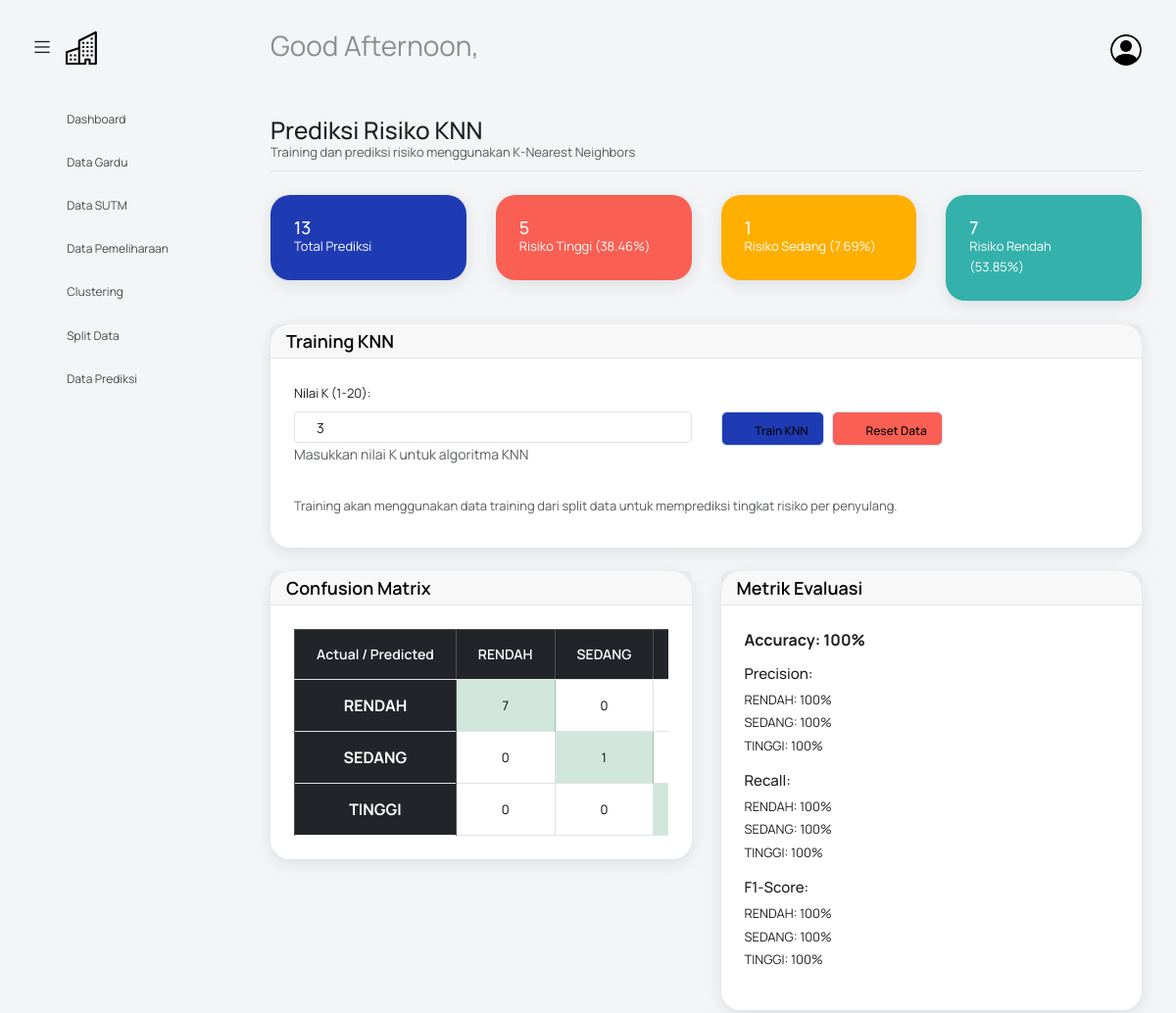
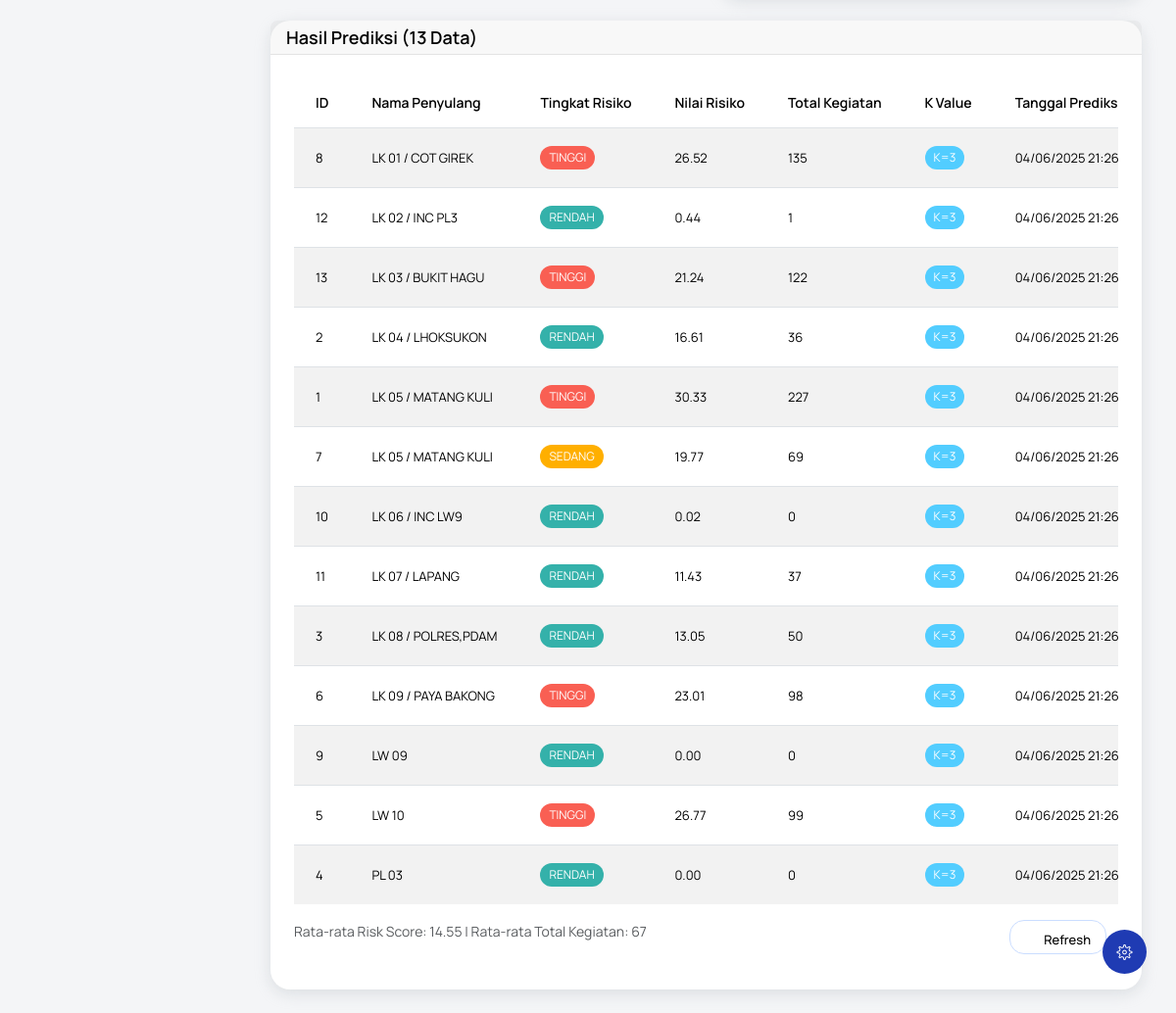
The app's page /view/prediksi/index.php with its own data (2 pictures, top to bottom).
### tables this page shows
CREATE TABLE `hasil_prediksi_risiko` (
  `id_prediksi` int NOT NULL,
  `nama_penyulang` varchar(100) NOT NULL,
  `tingkat_risiko` varchar(10) NOT NULL,
  `nilai_risiko` decimal(10,2) NOT NULL,
  `tanggal_prediksi` datetime DEFAULT CURRENT_TIMESTAMP,
  `total_kegiatan` int DEFAULT '0',
  `k_value` int DEFAULT '3'
);

### view/prediksi/index.php (the view, shortened to what the rows shown need)
<?php
require_once 'model/PrediksiModel.php';
$message = '';
try {
    $prediksiModel = new PrediksiModel();
    $prediksiData = $prediksiModel->getPrediksiData();
    $confusionMatrix = $prediksiModel->getConfusionMatrix();
} catch (Exception $e) {
    $statistics = [
        'total_prediksi' => 0,
        'tinggi_count' => 0,
        'sedang_count' => 0,
        'rendah_count' => 0,
        'tinggi_percentage' => 0,
        'sedang_percentage' => 0,
        'rendah_percentage' => 0,
        'avg_risk_score' => 0,
        'avg_total_kegiatan' => 0,
        'last_k_value' => 3
    ];
    $prediksiData = [];
    $confusionMatrix = ['matrix' => [], 'accuracy' => 0];
    if (empty($message)) {
        $message = 'Error loading data: ' . $e->getMessage();
        $messageType = 'error';
    }
}
include('view/template/header.php');
?>
<body class="with-welcome-text">
    <div class="container-scroller">
        <?php include 'view/template/navbar.php'; ?>
        <div class="container-fluid page-body-wrapper">
            <div class="main-panel">
                <div class="content-wrapper">
                    <div class="row">
                        <div class="col-sm-12">
                            <div class="home-tab">
                                <?php if (!empty($confusionMatrix['matrix'])): ?>
                                <div class="row mb-4">
                                    <div class="col-md-6">
                                        <div class="card">
                                            <div class="card-body">
                                                <div class="table-responsive">
                                                    <table class="table table-bordered text-center">
                                                        <thead class="table-dark">
                                                            <tr>
                                                                <th>Actual / Predicted</th>
                                                                <?php foreach ($confusionMatrix['classes'] as $class): ?>
                                                                    <th><?php echo $class; ?></th>
                                                                <?php endforeach; ?>
                                                            </tr>
                                                        </thead>
                                                        <tbody>
                                                            <?php foreach ($confusionMatrix['classes'] as $actualClass): ?>
                                                                <tr>
                                                                    <th class="table-dark"><?php echo $actualClass; ?></th>
                                                                </tr>
                                                            <?php endforeach; ?>
                                                        </tbody>
                                                    </table>
                                                </div>
                                            </div>
                                        </div>
                                    </div>
                                </div>
                                <?php endif; ?>
                                <div class="row">
                                    <div class="col-md-12">
                                        <div class="card">
                                            <div class="card-body">
                                                <div class="table-responsive">
                                                    <table class="table table-striped">
                                                        <thead>
                                                            <tr>
                                                                <th>ID</th>
                                                                <th>Nama Penyulang</th>
                                                                <th>Tingkat Risiko</th>
                                                                <th>Nilai Risiko</th>
                                                                <th>Total Kegiatan</th>
                                                                <th>K Value</th>
                                                                <th>Tanggal Prediksi</th>
                                                            </tr>
                                                        </thead>
                                                        <tbody>
                                                            <?php if (!empty($prediksiData)): ?>
                                                                <?php foreach ($prediksiData as $row): ?>
                                                                    <tr>
                                                                        <td><?php echo htmlspecialchars($row['id_prediksi']); ?></td>
                                                                        <td><?php echo htmlspecialchars($row['nama_penyulang']); ?></td>
                                                                        <td>
                                                                            <?php
                                                                            $badgeClass = '';
                                                                            switch (strtolower($row['tingkat_risiko'])) {
                                                                                case 'tinggi':
                                                                                    $badgeClass = 'bg-danger';
                                                                                    break;
                                                                                case 'sedang':
                                                                                    $badgeClass = 'bg-warning';
                                                                                    break;
                                                                                default:
                                                                                    $badgeClass = 'bg-success';
                                                                            }
                                                                            ?>
                                                                            <span class="badge <?php echo $badgeClass; ?>">
                                                                                <?php echo htmlspecialchars($row['tingkat_risiko']); ?>
                                                                            </span>
                                                                        </td>
                                                                        <td><?php echo number_format($row['nilai_risiko'], 2); ?></td>
                                                                        <td><?php echo number_format($row['total_kegiatan']); ?></td>
                                                                        <td>
                                                                            <span class="badge bg-info">
                                                                                K=<?php echo $row['k_value']; ?>
                                                                            </span>
                                                                        </td>
                                                                        <td><?php echo date('d/m/Y H:i', strtotime($row['tanggal_prediksi'])); ?></td>
                                                                    </tr>
                                                                <?php endforeach; ?>
                                                            <?php endif; ?>
                                                        </tbody>
                                                    </table>
                                                </div>
                                            </div>
                                        </div>
                                    </div>
                                </div>
                            </div>
                        </div>
                    </div>
                </div>
            </div>
        </div>
    </div>
</body>
</html>

### records on screen
hasil_prediksi_risiko: id_prediksi "8", nama_penyulang "LK 01 / COT GIREK", tingkat_risiko "TINGGI", nilai_risiko "26.52", total_kegiatan "135", k_value "3", tanggal_prediksi "04/06/2025 21:26"
hasil_prediksi_risiko: id_prediksi "12", nama_penyulang "LK 02 / INC PL3", tingkat_risiko "RENDAH", nilai_risiko "0.44", total_kegiatan "1", k_value "3", tanggal_prediksi "04/06/2025 21:26"
hasil_prediksi_risiko: id_prediksi "13", nama_penyulang "LK 03 / BUKIT HAGU", tingkat_risiko "TINGGI", nilai_risiko "21.24", total_kegiatan "122", k_value "3", tanggal_prediksi "04/06/2025 21:26"
hasil_prediksi_risiko: id_prediksi "2", nama_penyulang "LK 04 / LHOKSUKON", tingkat_risiko "RENDAH", nilai_risiko "16.61", total_kegiatan "36", k_value "3", tanggal_prediksi "04/06/2025 21:26"
hasil_prediksi_risiko: id_prediksi "1", nama_penyulang "LK 05 / MATANG KULI", tingkat_risiko "TINGGI", nilai_risiko "30.33", total_kegiatan "227", k_value "3", tanggal_prediksi "04/06/2025 21:26"
hasil_prediksi_risiko: id_prediksi "7", nama_penyulang "LK 05 / MATANG KULI", tingkat_risiko "SEDANG", nilai_risiko "19.77", total_kegiatan "69", k_value "3", tanggal_prediksi "04/06/2025 21:26"
hasil_prediksi_risiko: id_prediksi "10", nama_penyulang "LK 06 / INC LW9", tingkat_risiko "RENDAH", nilai_risiko "0.02", total_kegiatan "0", k_value "3", tanggal_prediksi "04/06/2025 21:26"
hasil_prediksi_risiko: id_prediksi "11", nama_penyulang "LK 07 / LAPANG", tingkat_risiko "RENDAH", nilai_risiko "11.43", total_kegiatan "37", k_value "3", tanggal_prediksi "04/06/2025 21:26"
hasil_prediksi_risiko: id_prediksi "3", nama_penyulang "LK 08 / POLRES,PDAM", tingkat_risiko "RENDAH", nilai_risiko "13.05", total_kegiatan "50", k_value "3", tanggal_prediksi "04/06/2025 21:26"
hasil_prediksi_risiko: id_prediksi "6", nama_penyulang "LK 09 / PAYA BAKONG", tingkat_risiko "TINGGI", nilai_risiko "23.01", total_kegiatan "98", k_value "3", tanggal_prediksi "04/06/2025 21:26"
hasil_prediksi_risiko: id_prediksi "9", nama_penyulang "LW 09", tingkat_risiko "RENDAH", nilai_risiko "0.00", total_kegiatan "0", k_value "3", tanggal_prediksi "04/06/2025 21:26"
hasil_prediksi_risiko: id_prediksi "5", nama_penyulang "LW 10", tingkat_risiko "TINGGI", nilai_risiko "26.77", total_kegiatan "99", k_value "3", tanggal_prediksi "04/06/2025 21:26"
hasil_prediksi_risiko: id_prediksi "4", nama_penyulang "PL 03", tingkat_risiko "RENDAH", nilai_risiko "0.00", total_kegiatan "0", k_value "3", tanggal_prediksi "04/06/2025 21:26"

### other values on screen
$statistics['total_prediksi'] "13"
$statistics['tinggi_count'] "5"
$statistics['tinggi_percentage'] "38.46"
$statistics['sedang_count'] "1"
$statistics['sedang_percentage'] "7.69"
$statistics['rendah_count'] "7"
$statistics['rendah_percentage'] "53.85"
$class "RENDAH"
$class "SEDANG"
$actualClass "RENDAH"
$confusionMatrix['matrix'][$actualClass][$predictedClass] "7"
$confusionMatrix['matrix'][$actualClass][$predictedClass] "0"
$actualClass "SEDANG"
$confusionMatrix['matrix'][$actualClass][$predictedClass] "1"
$actualClass "TINGGI"
